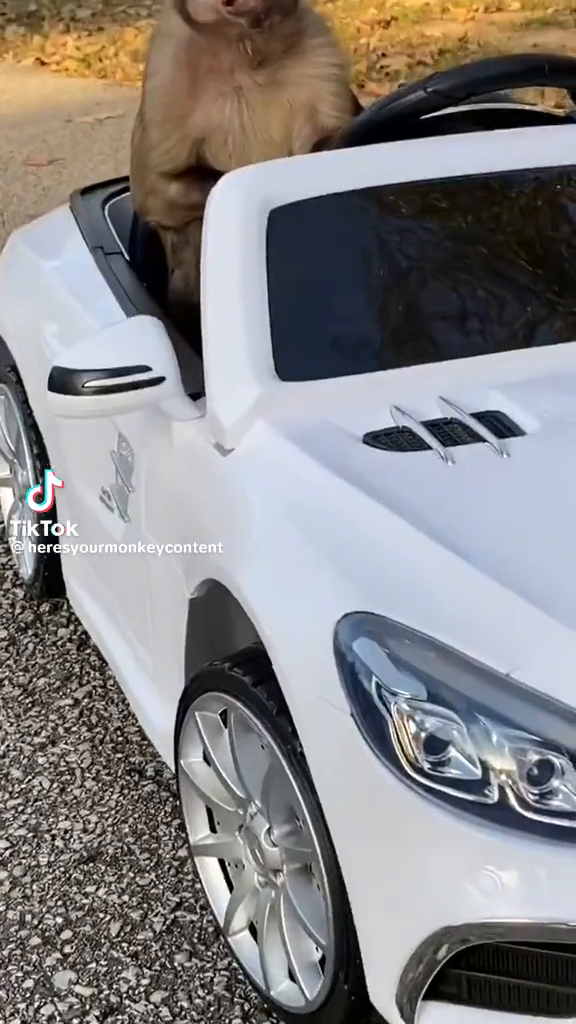
#> input picture frame 31 of suavizado/changuito.mp4, 576 x 1024 px
$ python suavizado.py
#> lines starting #> are read from the running program, lines starting #| are printed output that depends on the picture
#JOSUE DANIEL TORRES SANTOS
#VISION ARTIFICIAL
#23/05/23


import cv2 as cv
cap = cv.VideoCapture("changuito.mp4")
height = int(cap.get(cv.CAP_PROP_FRAME_HEIGHT))
width = int(cap.get(cv.CAP_PROP_FRAME_WIDTH))

fourcc = cv.VideoWriter_fourcc(*'mp4v')
out = cv.VideoWriter('Video Generado.mp4', fourcc, 40, (width, height), isColor=True)
while True:
    ret, frame = cap.read()
#> frame is the input picture: shape (1024, 576, 3); mean B, G, R 133, 132.9, 135.1
    if ret == True:
        nF = cv.medianBlur(frame, 17)
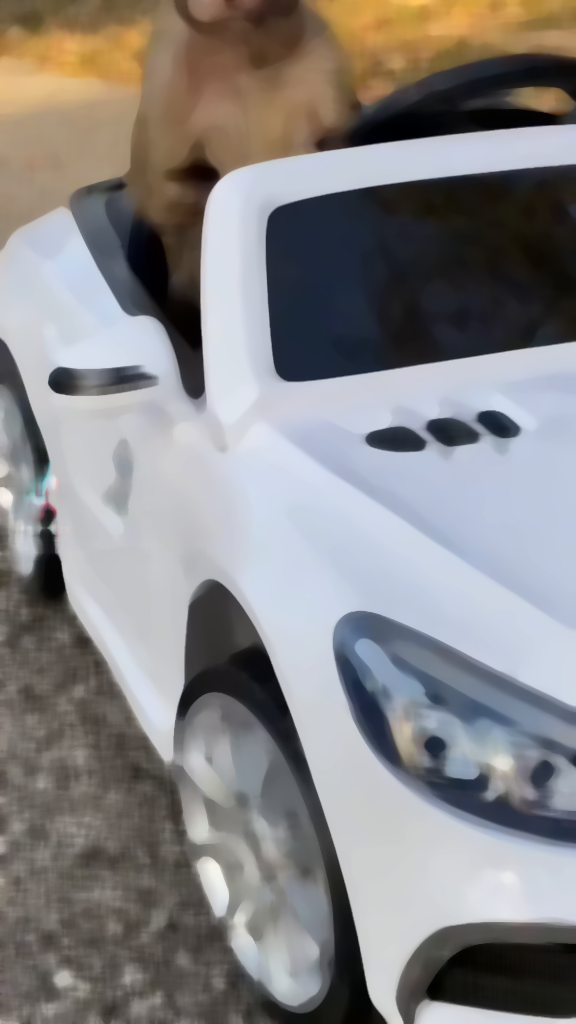
#> nF: shape (1024, 576, 3); mean B, G, R 132.5, 132.3, 134.5
        cv.imshow("Video", nF)
        out.write(nF)
        if cv.waitKey(1)&0xFF == ord('z'):
#> (key Esc is pressed here)
            break
    else:
        break
cap.release()
out.release()
cv.destroyAllWindows

$ run again, starting later in the video
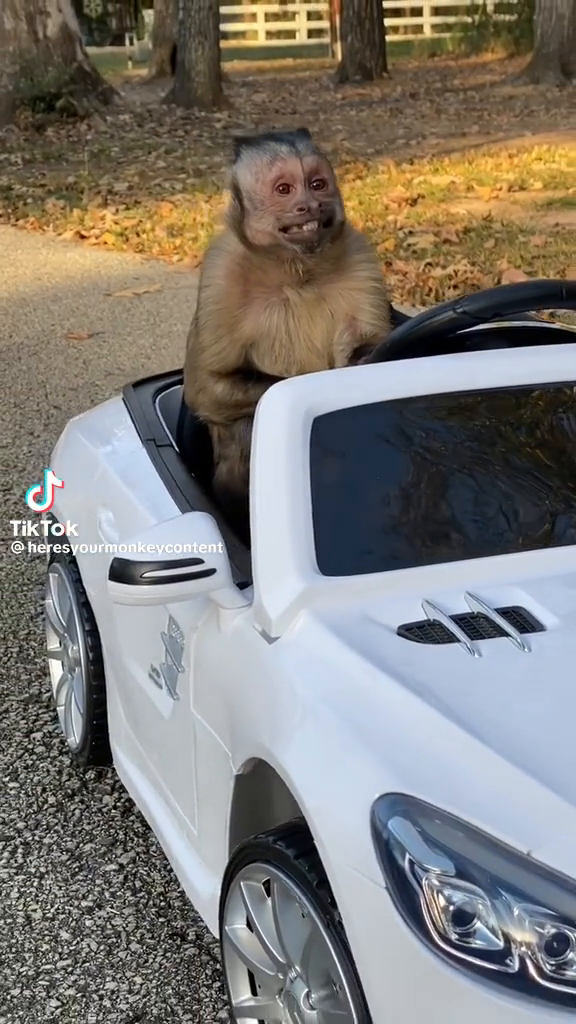
#> input picture frame 140 of suavizado/changuito.mp4, 576 x 1024 px
#> frame is the input picture: shape (1024, 576, 3); mean B, G, R 118, 123.4, 127.3
#> `nF = cv.medianBlur(frame, 17)`:
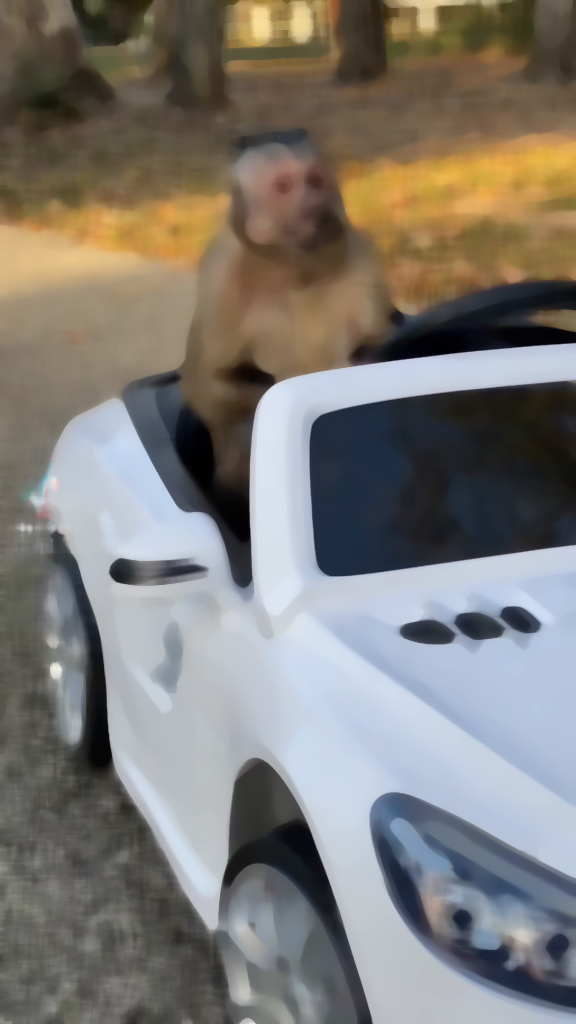
#> nF: shape (1024, 576, 3); mean B, G, R 117.3, 122.6, 126.4

$ run again, starting later in the video
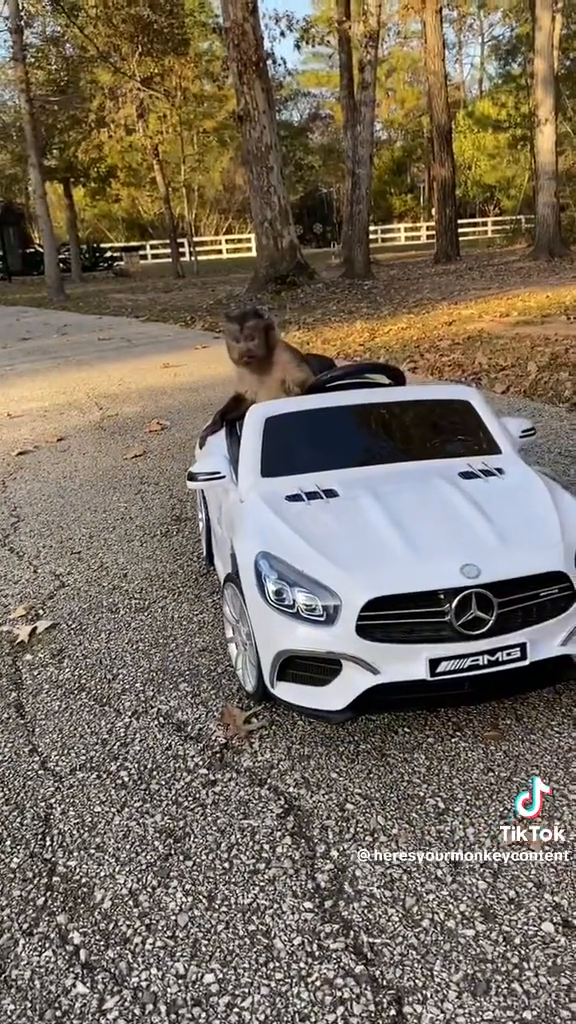
#> input picture frame 249 of suavizado/changuito.mp4, 576 x 1024 px
#> frame is the input picture: shape (1024, 576, 3); mean B, G, R 95.3, 109.1, 119.2
#> `nF = cv.medianBlur(frame, 17)`:
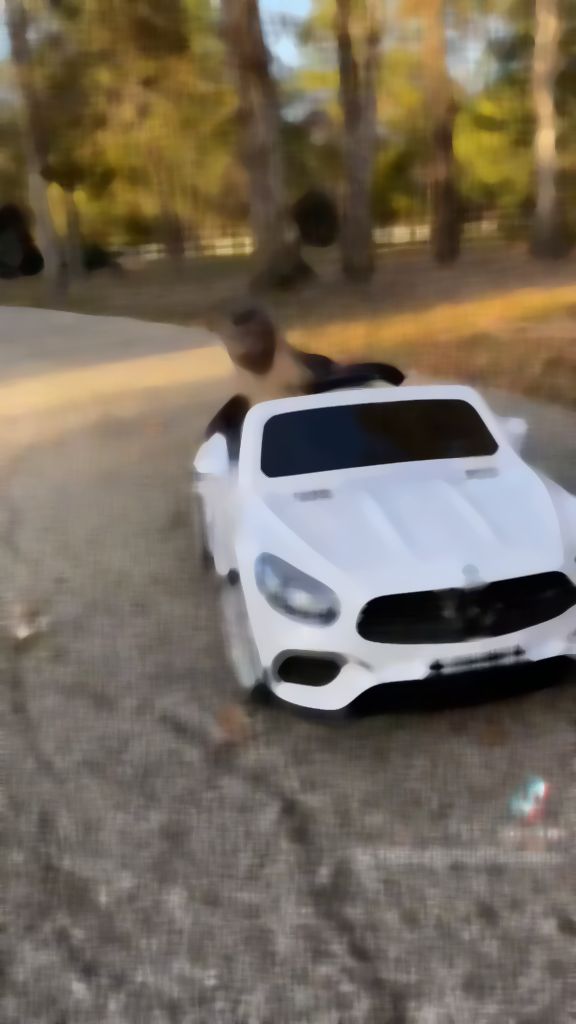
#> nF: shape (1024, 576, 3); mean B, G, R 93, 107, 117.1
